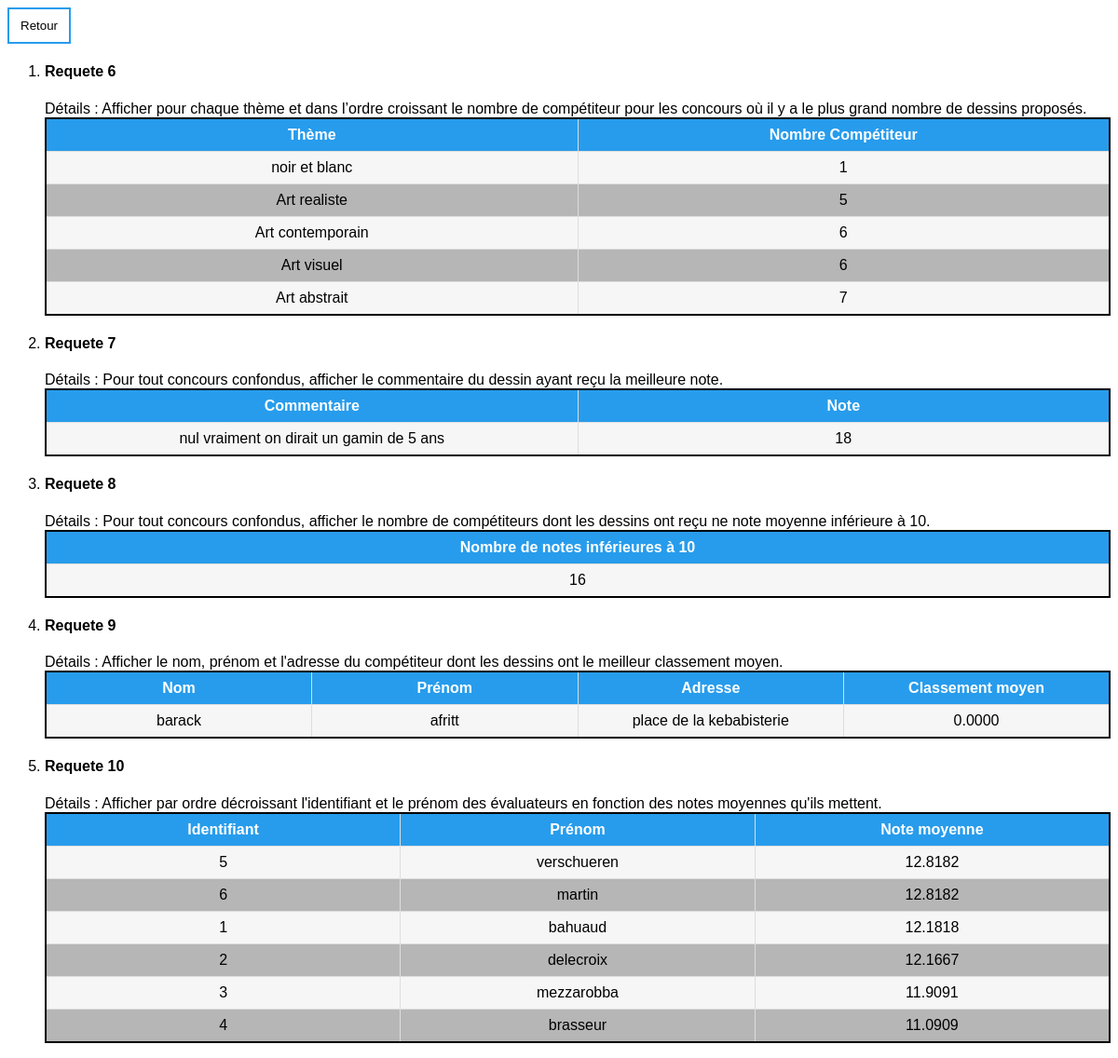
Page /personnelles.php on the committed database.
### tables this page shows
CREATE TABLE Utilisateur (
    numUtilisateur  Integer NOT NULL UNIQUE AUTO_INCREMENT,
    nom             Varchar (40) NOT NULL,
    prenom          Varchar (40) NOT NULL,
    role            Varchar (40) NOT NULL,
    adresse         Varchar (100) NOT NULL,
    identifiant     Varchar (100) NOT NULL UNIQUE,
    motDePasse      Varchar (100) NOT NULL,
    age             Integer,
    PRIMARY KEY (numUtilisateur)
);

### requetes.php (called while the page is built, shortened)
<?php
        function getGeneric($sql){
            $values = null;
             try{
                 $h="mysql:host=".DB_HOST.";dbname=".DB_NAME;
                 $link = new PDO($h, DB_USER, DB_PASS);
                 $link->setAttribute(PDO::ATTR_ERRMODE, PDO::ERRMODE_EXCEPTION);
                 $sth = $link->prepare($sql);
                 $sth->execute();
                 $values = $sth->fetchAll(PDO::FETCH_ASSOC);
             }
             catch(PDOException $e){
                 echo "Erreur : " . $e->getMessage();
             }
             return $values;
        }
?>

### personnelles.php (the view, shortened to what this page needs)
<?php
    include_once("./requetes.php");
    $req6 = getGeneric(REQ6);
    $req7 = getGeneric(REQ7);
    $req8 = getGeneric(REQ8);
    $req9 = getGeneric(REQ9);
    $req10 = getGeneric(REQ10);
?>
<html lang="en">
<head>
    <link rel="stylesheet" href="style.css" media="screen" type="text/css" />
</head>
<body>
    <input class="button" type="button" value="Retour" onClick="window.location.href='./accueil.php'">
    <ol>
        <li>
            <div class="item-req">
                <h4>Requete 6</h4>
                <span>Détails :</span>
                <span>Afficher pour chaque thème et dans l’ordre croissant le nombre de compétiteur pour les concours où il y a le plus grand nombre de dessins proposés.  </span>
                <table>
                    <tr>
                        <th>Thème</th>
                        <th>Nombre Compétiteur</th>
                    </tr>
                    <?php
                        foreach ($req6 as $key=>$value) {
                            echo '<tr>
                            <td>'. $value["theme"] .'</td>
                            <td>'. $value["COUNT(competiteur.numCompetiteur)"] .'</td>
                            </tr>';
                        }
                    ?>
                </table>
            </div>
        </li>
        <li>
            <div class="item-req">
                <h4>Requete 7</h4>
                <span>Détails :</span>
                <span>Pour tout concours confondus, afficher le commentaire du dessin ayant reçu la meilleure note. </span>
                <table>
                    <tr>
                        <th>Commentaire</th>
                        <th>Note</th>
                    </tr>
                    <?php
                        foreach ($req7 as $key=>$value) {
                            echo '<tr>
                            <td>'. $value["commentaire"] .'</td>
                            <td>'. $value["noteMax"] .'</td>
                            </tr>';
                        }
                    ?>
                </table>
            </div>
        </li>
        <li>
            <div class="item-req">
                <h4>Requete 8</h4>
                <span>Détails :</span>
                <span>Pour tout concours confondus, afficher le nombre de compétiteurs dont les dessins ont reçu ne note moyenne inférieure à 10. </span>
                <table>
                    <tr>
                        <th>Nombre de notes inférieures à 10</th>
                    </tr>
                    <?php
                        foreach ($req8 as $key=>$value) {
                            echo '<tr>
                            <td>'. $value["nbrNote"] .'</td>
                            </tr>';
                        }
                    ?>
                </table>
            </div>
        </li>
        <li>
            <div class="item-req">
                <h4>Requete 9</h4>
                <span>Détails :</span>
                <span>Afficher le nom, prénom et l'adresse du compétiteur dont les dessins ont le meilleur classement moyen. </span>
                <table>
                    <tr>
                        <th>Nom</th>
                        <th>Prénom</th>
                        <th>Adresse</th>
                        <th>Classement moyen</th>
                    </tr>
                    <?php
                        foreach ($req9 as $key=>$value) {
                            echo '<tr>
                            <td>'. $value["nom"] .'</td>
                            <td>'. $value["prenom"] .'</td>
                            <td>'. $value["adresse"] .'</td>
                            <td>'. $value["avgRanking"] .'</td>
                            </tr>';
                        }
                    ?>
                </table>
            </div>
        </li>
        <li>
            <div class="item-req">
                <h4>Requete 10</h4>
                <span>Détails :</span>
                <span>Afficher par ordre décroissant l'identifiant et le prénom des évaluateurs en fonction des notes moyennes qu'ils mettent. </span>
                <table>
                    <tr>
                        <th>Identifiant</th>
                        <th>Prénom</th>
                        <th>Note moyenne</th>
                    </tr>
                    <?php
                        foreach ($req10 as $key=>$value) {
                            echo '<tr>
                            <td>'. $value["numUtilisateur"] .'</td>
                            <td>'. $value["prenom"] .'</td>
                            <td>'. $value["AVG(evalue.note)"] .'</td>
                            </tr>';
                        }
                    ?>
                </table>
            </div>
        </li>
    </ol>
</body>
</html>

### style.css (style rules this page uses)
.button { background-color: white; color: black; border: 2px solid #279CEC; padding: 10px 12px; }
.button { transition-duration: 0.4s; }
body { background: white; font-family: Arial, Helvetica, sans-serif; }
table { table-layout: fixed; width: 100%; border-collapse: collapse; border: 2px solid black; text-align: center; background-color: #f6f6f6; }
table tr:nth-child(odd) { background-color: #b6b6b6; }
th { background-color: #279CEC; color: white; border: 1px solid #ddd; padding: 8px; }
td { border: 1px solid #ddd; padding: 8px; }

### rows in the picture
utilisateur: numUtilisateur "5", prenom "verschueren", AVG "12.8182"
utilisateur: numUtilisateur "6", prenom "martin", AVG "12.8182"
utilisateur: numUtilisateur "1", prenom "bahuaud", AVG "12.1818"
utilisateur: numUtilisateur "2", prenom "delecroix", AVG "12.1667"
utilisateur: numUtilisateur "3", prenom "mezzarobba", AVG "11.9091"
utilisateur: numUtilisateur "4", prenom "brasseur", AVG "11.0909"

### other values in the picture
$value["theme"] "noir et blanc"
$value["COUNT(competiteur.numCompetiteur)"] "1"
$value["theme"] "Art realiste"
$value["COUNT(competiteur.numCompetiteur)"] "5"
$value["theme"] "Art contemporain"
$value["COUNT(competiteur.numCompetiteur)"] "6"
$value["theme"] "Art visuel"
$value["theme"] "Art abstrait"
$value["COUNT(competiteur.numCompetiteur)"] "7"
$value["commentaire"] "nul vraiment on dirait un gamin de 5 ans"
$value["noteMax"] "18"
$value["nbrNote"] "16"
$value["nom"] "barack"
$value["prenom"] "afritt"
$value["adresse"] "place de la kebabisterie"
